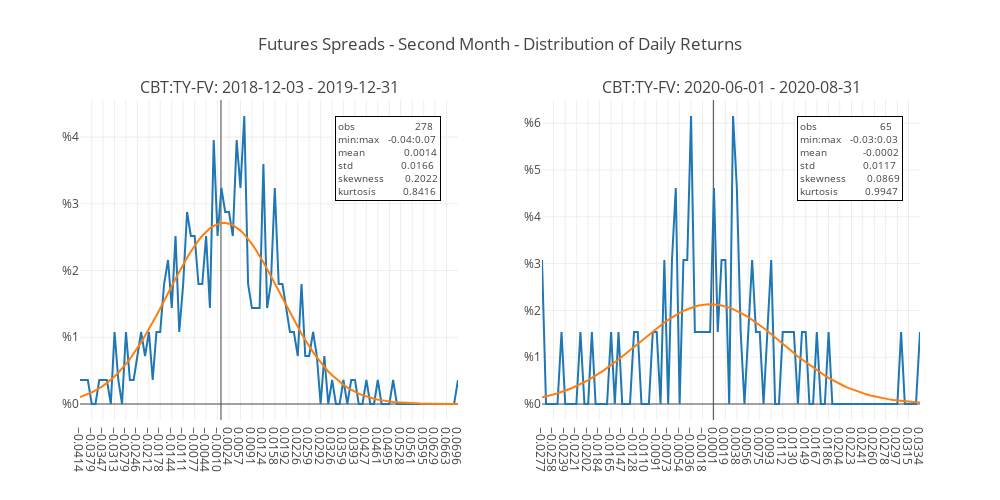

Write notebook code for a chart like this one.
### Markdown cell above
Another potentially useful analysis is to examine the distributions before and after the potentially extraordinary period. If both periods have similar characteristics, that may make increase confidence in our expectations of the future. If they have different characteristics, that may decrease our confidence in our expectations of the future since there are various potential rationales for the difference, including (i) the more recent period is the new normal, (ii) the period prior to the extraordinary period is normal and the market has yet to return to normal or (iii) neither period is normal and the market is still transitioning to the new normal. Reviewing a longer history as well as more recent data may help increase confidence in our expectations.

When we look at the distribution of CBT:TY-FV for the period from 2020-06-01 to 2020-08-31 along side the distribution for the period from 2018-12-03 to 2019-12-31, we can see that distributions from the two different period do in fact have similar characteristics with respect to standard deviation, skewness and kurtosis.

### Code cell
utils.make_tail_charts(
    (pairs[0], pairs[0]), df_second,
    title_text="Futures Spreads - Second Month - Distribution of Daily Returns",
    date_slices=(slice(None, "2019-12-31"), slice("2020-06-01", None)),
)
